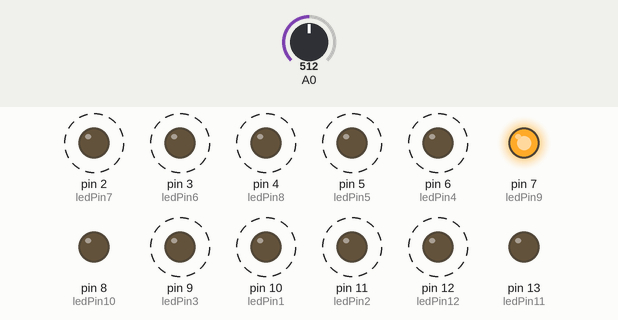
The sketch below on a simulated Arduino Uno, built with avr-gcc and run on an emulated ATmega328P. Shown: output pins drawn as LEDs (lit = HIGH). Dashed ring = blinking. The inputs (shaded band) are chosen by the test bench; at power-on: A0 = 512. Random numbers use the default seed unless the sketch sets one.

Above: at 2.05 s.
2.1 s: A0 set to 109
At 2.25 s:
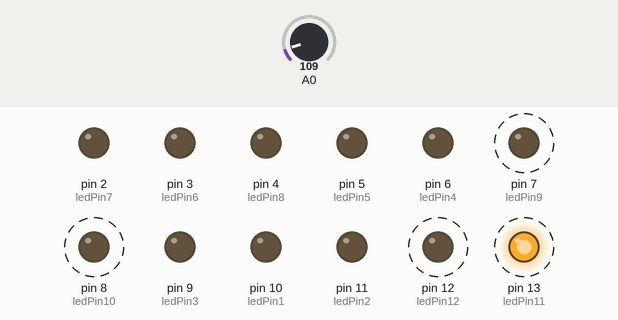
5.6 s: A0 set to 92
9.1 s: A0 set to 110
At 10.38 s:
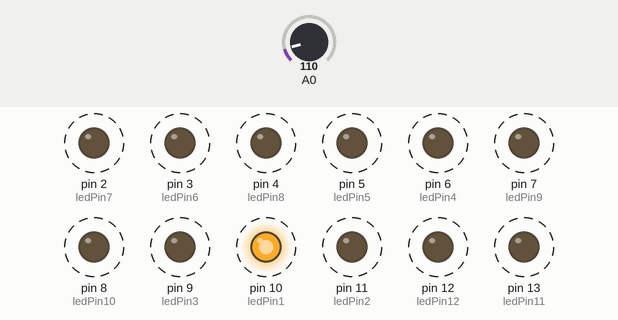
12.6 s: A0 set to 90
16.1 s: A0 set to 122
At 16.91 s:
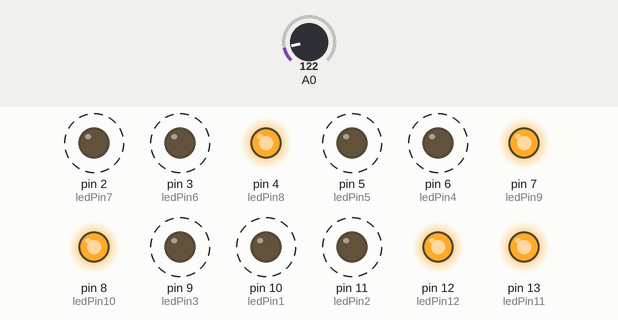
Timing chart, 0 to 20.6 s (numbered marks = the images above; inputs shaded):
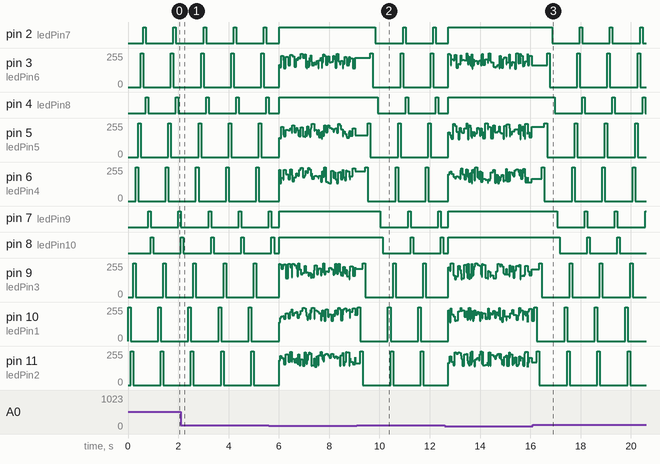

Measured:
- after the input at 9.1 s, pin 2 (ledPin7): alternates HIGH for 0.10 s and LOW for 1.1 s, starting after 0.74 s; pin 4 (ledPin8): alternates HIGH for 0.10 s and LOW for 1.1 s, starting after 0.84 s
- after the input at 16.1 s, pin 2 (ledPin7): alternates HIGH for 0.10 s and LOW for 1.1 s, starting after 0.76 s; pin 4 (ledPin8): alternates HIGH for 0.10 s and LOW for 1.1 s, starting after 0.86 s
- by itself, pin 3 (ledPin6), pin 5 (ledPin5), pin 6 (ledPin4), pin 9 (ledPin3), pin 10 (ledPin1), pin 11 (ledPin2): alternates 255/255 for 0.10 s and 0/255 for 1.1 s

The sketch:

leditoinenflickkeri2.ino
```cpp
// LED Fire Effect

int ledPin1 = 10;
int ledPin2 = 11;
int ledPin3 = 9;
int ledPin4 = 6;
int ledPin5 = 5;
int ledPin6 = 3;
int ledPin7 = 2;
int ledPin8 = 4;
int ledPin9 = 7;
int ledPin10 = 8;
int ledPin11 = 13;
int ledPin12 = 12;
int viive = 100;
int mod = 1;


void setup()
{
pinMode(ledPin1, OUTPUT);
pinMode(ledPin2, OUTPUT);
pinMode(ledPin3, OUTPUT);
pinMode(ledPin4, OUTPUT);
pinMode(ledPin5, OUTPUT);
pinMode(ledPin6, OUTPUT);
pinMode(ledPin7, OUTPUT);
pinMode(ledPin8, OUTPUT);
pinMode(ledPin9, OUTPUT);
pinMode(ledPin10, OUTPUT);
pinMode(ledPin11, OUTPUT);
pinMode(ledPin12, OUTPUT);
Serial.begin(9600);


}

void loop() {

  int res = analogRead(A0);
  delay(1);

  if (res < 100) {

    mod = 0;
    }
  if (res > 100) {
     mod = 1;
    }


  if (mod == 0) {

    analogWrite(ledPin1, random(120)+135);
    analogWrite(ledPin2, random(120)+135);
    analogWrite(ledPin3, random(120)+135);
    analogWrite(ledPin4, random(120)+135);
    analogWrite(ledPin5, random(120)+135);
    analogWrite(ledPin6, random(120)+135);
    digitalWrite(ledPin7, HIGH);
    digitalWrite(ledPin8, HIGH);
    digitalWrite(ledPin9, HIGH);
    digitalWrite(ledPin10, HIGH);
    digitalWrite(ledPin11, HIGH);
    digitalWrite(ledPin12, HIGH);
    delay(random(100));

    }else{
 digitalWrite(ledPin1, HIGH);
  delay(viive);
digitalWrite(ledPin1, LOW);


digitalWrite(ledPin2, HIGH);
  delay(viive);
digitalWrite(ledPin2, LOW);


digitalWrite(ledPin3, HIGH);
  delay(viive);
digitalWrite(ledPin3, LOW);


digitalWrite(ledPin4, HIGH);
  delay(viive);
digitalWrite(ledPin4, LOW);


digitalWrite(ledPin5, HIGH);
  delay(viive);
digitalWrite(ledPin5, LOW);


digitalWrite(ledPin6, HIGH);
  delay(viive);
digitalWrite(ledPin6, LOW);


digitalWrite(ledPin7, HIGH);
  delay(viive);
digitalWrite(ledPin7, LOW);


digitalWrite(ledPin8, HIGH);
  delay(viive);
digitalWrite(ledPin8, LOW);


digitalWrite(ledPin9, HIGH);
  delay(viive);
digitalWrite(ledPin9, LOW);


digitalWrite(ledPin10, HIGH);
  delay(viive);
digitalWrite(ledPin10, LOW);


digitalWrite(ledPin11, HIGH);
  delay(viive);
digitalWrite(ledPin11, LOW);


digitalWrite(ledPin12, HIGH);
  delay(viive);
digitalWrite(ledPin12, LOW);


      }
}
```
